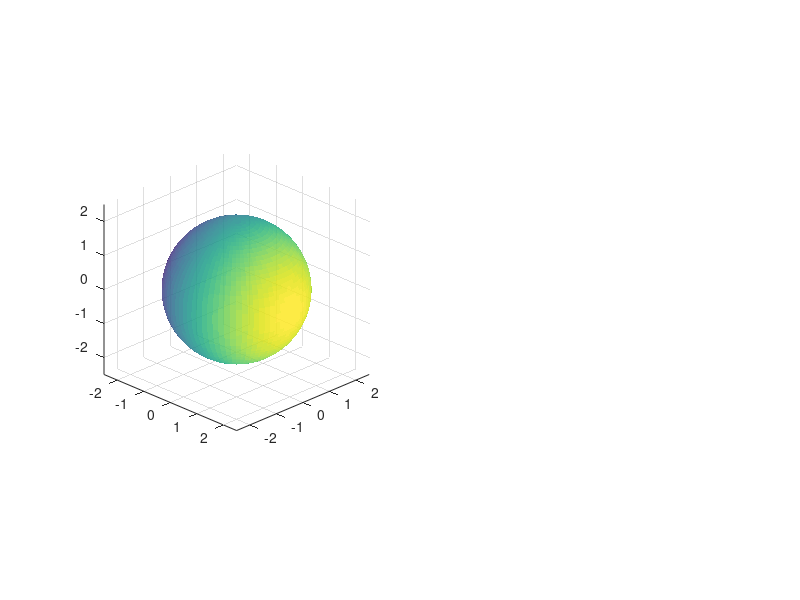

This chart was generated by the following MATLAB code: (Note: this script raises an error after producing the figure.)
clear; clc; close all;

R = 2;
nPhi = 50;
nTheta = 80;

% 球面网格
phi = linspace(0, pi, nPhi);
theta = linspace(0, 2*pi, nTheta);
[Phi, Theta] = meshgrid(phi, theta);
X = R * sin(Phi) .* cos(Theta);
Y = R * sin(Phi) .* sin(Theta);
Z = R * cos(Phi);

% ========= 修复1：对称平面 维度匹配（30×30矩阵）=========
nPlane = 30;
xp = linspace(-0.05, 0.05, nPlane);
yp = linspace(-R, R, nPlane);
zp = linspace(-R, R, nPlane);
[Xp, Yp] = meshgrid(xp, yp);
[~, ~, Zp] = meshgrid(xp, yp, zp);
Zp = squeeze(Zp(:,:,round(nPlane/2))); % 提取中间层，转为二维矩阵

% ========= 创建双图窗口 =========
fig = figure('Name', '第一类曲面积分对称性对比', 'Color', 'w', 'Position', [100, 100, 1400, 600]);
viewAngle1 = 45; viewAngle2 = 25; % 统一视角

% ------------------- 左图：奇函数 f = x -------------------
subplot(1,2,1);
hold on; grid on;
view(viewAngle1, viewAngle2);
axis equal;
axis([-2.5, 2.5, -2.5, 2.5, -2.5, 2.5]);

% 球面（红正蓝负）
C_odd = X;
surf(X, Y, Z, C_odd, ...
    'FaceAlpha', 0.85, ...
    'EdgeAlpha', 0.1, ...
    'FaceLighting', 'gouraud');

% 对称平面 yOz 面 (x=0)
surf(Xp, Yp, Zp, ...
    'FaceColor', [0.3 0.3 0.3], ...
    'FaceAlpha', 0.4, ...
    'EdgeColor', 'none');

% 正负标注
text(1.6, 0, 0.2, '+', 'FontSize', 24, 'FontWeight', 'bold', 'Color', 'r', 'HorizontalAlignment', 'center');
text(-1.8, 0, 0.2, '-', 'FontSize', 24, 'FontWeight', 'bold', 'Color', 'b', 'HorizontalAlignment', 'center');

% 配色与色条
colormap(gca, redbluecmap(256));
clim([-R, R]);
c1 = colorbar;
c1.Label.String = 'f(x,y,z) = x';
c1.Label.FontSize = 11;

xlabel('X'); ylabel('Y'); zlabel('Z');
title('奇函数  f(x,y,z) = x', 'FontSize', 13, 'FontWeight', 'bold');
text(0, -2.5, -2.7, '∬_S x dS = 0  (正负抵消)', ...
    'FontSize', 11, 'FontWeight', 'bold', 'BackgroundColor', [1 1 0.9]);

camlight('headlight');
lighting gouraud;
hold off;

% ------------------- 右图：偶函数 g = x² 修复版 -------------------
subplot(1,2,2);
hold on; grid on;
view(viewAngle1, viewAngle2);
axis equal;
axis([-2.5, 2.5, -2.5, 2.5, -2.5, 2.5]);

% 球面函数值
C_even = X.^2;
% 先绘制完整球面
surf(X, Y, Z, C_even, ...
    'FaceAlpha', 0.7, ...
    'EdgeAlpha', 0.1, ...
    'FaceLighting', 'gouraud');

% ========= 修复2：半侧球面高亮（替换NaN叠加，改用遮罩单独绘制）=========
mask = X >= 0;
X_half = X(mask);
Y_half = Y(mask);
Z_half = Z(mask);
C_half = C_even(mask);
% 单独绘制右半侧，高亮强化
scatter3(X_half, Y_half, Z_half, 15, C_half, ...
    'filled', 'MarkerEdgeAlpha', 0);

% 对称平面
surf(Xp, Yp, Zp, ...
    'FaceColor', [0.3 0.3 0.3], ...
    'FaceAlpha', 0.4, ...
    'EdgeColor', 'none');

% 配色与色条
colormap(gca, 'turbo');
clim([0, R^2]);
c2 = colorbar;
c2.Label.String = 'g(x,y,z) = x^2';
c2.Label.FontSize = 11;

xlabel('X'); ylabel('Y'); zlabel('Z');
title('偶函数  g(x,y,z) = x^2', 'FontSize', 13, 'FontWeight', 'bold');
text(0, -2.5, -2.7, '∬_S x^2 dS = 2 ∬_{S_{x≥0}} x^2 dS  (对称翻倍)', ...
    'FontSize', 11, 'FontWeight', 'bold', 'BackgroundColor', [1 1 0.9]);

camlight('headlight');
lighting gouraud;
hold off;

% 总标题
sgtitle('第一类曲面积分对称性：奇函数 vs 偶函数', ...
    'FontSize', 16, 'FontWeight', 'bold', 'Color', [0.2 0.2 0.8]);

% ========= 修复3：局部函数移至代码【最末尾】（MATLAB标准规范）=========
function cmap = redbluecmap(n)
    if nargin < 1, n = 256; end
    n2 = floor(n/2);
    r = [ones(n2,1); linspace(1,0,n-n2)'];
    g = [linspace(0,1,n2)'; linspace(1,0,n-n2)'];
    b = [linspace(0,1,n2)'; ones(n-n2,1)];
    cmap = [r, g, b];
end
